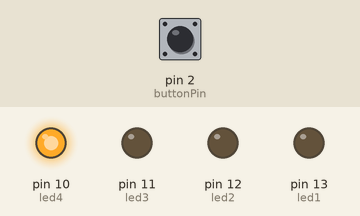
This sketch was run on a simulated Arduino Uno, built with avr-gcc and run on an emulated ATmega328P. On the bench: output pins drawn as LEDs (lit = HIGH). The inputs (shaded band) are chosen by the test bench; at power-on: pin 2 (buttonPin) LOW.

Above: at 2.8 s.
2.9 s: pin 2 (buttonPin) pulled HIGH for 1.2 s
At 3.9 s:
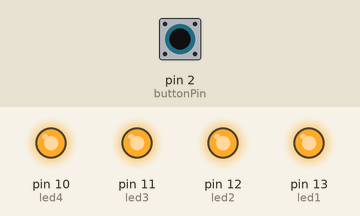
At 5.45 s:
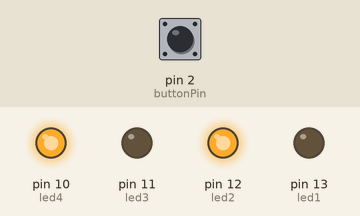
6.8 s: pin 2 (buttonPin) pulled HIGH for 3.2 s
At 7.45 s:
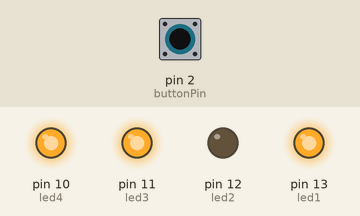
Timing chart, 0 to 12.1 s (numbered marks = the images above; inputs shaded):
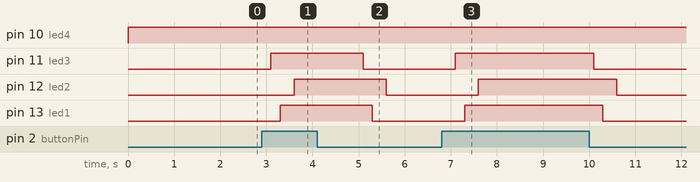

The sketch:

SS_6Caleb.ino
```cpp
const int buttonPin = 2;
const int led1 = 13;
const int led2 = 12;
const int led3 = 11;
const int led4 = 10;
int buttonState = 0;
void setup() {
  pinMode(led1, OUTPUT);
  pinMode (led2,OUTPUT);
   pinMode (led3,OUTPUT);
    pinMode (led4,OUTPUT);
  pinMode(buttonPin, INPUT);
}

void loop() {

 buttonState = digitalRead(buttonPin);

 if (buttonState == HIGH) {
  digitalWrite(led4, HIGH);
  delay(100);
  digitalWrite(led3, HIGH);
  delay(200);
  digitalWrite (led1, HIGH);
delay(300);
  digitalWrite(led2,HIGH);
  delay(400);


 } else {
    digitalWrite(led4, HIGH);
  delay(100);
   digitalWrite(led3,LOW);
   delay(200);
  digitalWrite(led1,LOW);
  delay(300);
   digitalWrite(led2,LOW);
   delay(400);

 }
}
```

Measured:
- after the input at 2.9 s, pin 11 (led3): LOW → HIGH after 0.20 s, → LOW 2.0 s later; pin 12 (led2): LOW → HIGH after 0.70 s, → LOW 2.0 s later; pin 13 (led1): LOW → HIGH after 0.40 s, → LOW 2.0 s later
- after the input at 6.8 s, pin 11 (led3): LOW → HIGH after 0.30 s, → LOW 3.0 s later; pin 12 (led2): LOW → HIGH after 0.80 s, → LOW 3.0 s later; pin 13 (led1): LOW → HIGH after 0.50 s, → LOW 3.0 s later
